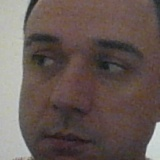
#> input picture images/face_img.jpg, 160 x 160 px
$ python -i process_dataset.py   (imports and definitions only)   (older library calls are emulated)
#> lines starting #> are read from the running program, lines starting #| are printed output that depends on the picture; after the words box and inside, x2 and y2 are one past the last pixel; in counts of white or black regions, pixels touching at a corner belong together
import json
import os
import random
from collections import Counter
from pathlib import Path

import cv2
import numpy as np

PROJECT_ROOT = Path(__file__).resolve().parent
CACHE_DIR = PROJECT_ROOT / "datasets"
DATASET_DIR = CACHE_DIR / "dataset_celeb_br"
PROCESSED_DIR = CACHE_DIR / "dataset_celeb_br_processed"
TRAIN_DIR = PROCESSED_DIR / "train"
VALIDATION_DIR = PROCESSED_DIR / "validation"
OUTPUT_DIR = PROJECT_ROOT / "results"

# [5 lines not run here, left out]

face_cascade = cv2.CascadeClassifier(str(PROJECT_ROOT.parent / "src/models/haarcascade_frontalface_default.xml"))
left_eye_cascade = cv2.CascadeClassifier(str(PROJECT_ROOT.parent / "src/models/haarcascade_lefteye_2splits.xml"))
right_eye_cascade = cv2.CascadeClassifier(str(PROJECT_ROOT.parent / "src/models/haarcascade_righteye_2splits.xml"))

# [6 lines not run here, left out]


# [5 lines left out: function normalize_map, not called in this run]


def normalize_display(image_float):
    display_image = cv2.normalize(image_float, None, 0, 255, cv2.NORM_MINMAX)
    return display_image.astype(np.uint8)


# [28 lines left out: functions load_metadata, resolve_path, is_dataset_processed, not called in this run]


IMAGE_SIZE = (128, 128)
FACE_SCALE = 1.1
FACE_NEIGHBORS = 5
FACE_MIN_SIZE = (30, 30)
EYE_SCALE = 1.05
EYE_NEIGHBORS = 3
EYE_MIN_SIZE = (8, 8)
EXPANSION_SCALE = 2.0  # Expande a janela do rosto de forma moderada
CLAHE_CLIP_LIMIT = 2.0
CLAHE_TILE_GRID = (8, 8)


def apply_clahe(image_gray: np.ndarray) -> np.ndarray:
    if image_gray.dtype != np.uint8:
        image_gray = np.clip(image_gray, 0, 255).astype(np.uint8)
    clahe = cv2.createCLAHE(clipLimit=CLAHE_CLIP_LIMIT, tileGridSize=CLAHE_TILE_GRID)
    return clahe.apply(image_gray)


def apply_elliptical_mask(image_gray: np.ndarray) -> np.ndarray:
    h, w = image_gray.shape
    mask = np.zeros_like(image_gray, dtype=np.uint8)
    axes = (int(w * 0.48), int(h * 0.48))
    center = (w // 2, h // 2)
    cv2.ellipse(mask, center, axes, 0, 0, 360, 255, -1)
    return cv2.bitwise_and(image_gray, image_gray, mask=mask)


def expand_bbox(x, y, w, h, image_shape, scale=EXPANSION_SCALE):
    cy, cx = image_shape[0] / 2.0, image_shape[1] / 2.0
    center_x = x + w / 2.0
    center_y = y + h / 2.0
    new_w = w * scale
    new_h = h * scale
    x1 = int(round(center_x - new_w / 2.0))
    y1 = int(round(center_y - new_h / 2.0))
    x2 = int(round(center_x + new_w / 2.0))
    y2 = int(round(center_y + new_h / 2.0))
    x1 = max(0, x1)
    y1 = max(0, y1)
    x2 = min(image_shape[1], x2)
    y2 = min(image_shape[0], y2)
    return x1, y1, x2 - x1, y2 - y1


def compute_edge_gradient(image_gray_uint8: np.ndarray) -> np.ndarray:
    sobel_x = cv2.Sobel(image_gray_uint8, cv2.CV_64F, 1, 0, ksize=3)
    sobel_y = cv2.Sobel(image_gray_uint8, cv2.CV_64F, 0, 1, ksize=3)
    gradient = np.sqrt(sobel_x ** 2 + sobel_y ** 2)
    gradient = np.clip(gradient, 0, 255).astype(np.uint8)
    return gradient


def process_image(image_path):
#> called with image_path = '../images/face_img.jpg'
    image_bgr = cv2.imread(str(image_path))
#> image_bgr is the input picture: shape (160, 160, 3); mean B, G, R 83.9, 88.6, 102.4
    if image_bgr is None:
        raise RuntimeError(f"Não foi possível ler a imagem: {image_path}")

    gray = cv2.cvtColor(image_bgr, cv2.COLOR_BGR2GRAY)
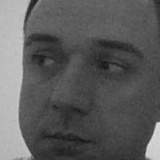
#> gray: shape (160, 160); min 20, max 221, mean 92.2
    faces = face_cascade.detectMultiScale(gray, scaleFactor=FACE_SCALE, minNeighbors=FACE_NEIGHBORS, minSize=FACE_MIN_SIZE)
#> faces = [[11, 8, 138, 138]]
    if len(faces) == 0:
        raise RuntimeError("Nenhuma face detectada")

    x, y, w, h = sorted(faces, key=lambda r: r[2] * r[3], reverse=True)[0]
#> x = 11; y = 8; w = 138; h = 138
    x, y, w, h = expand_bbox(x, y, w, h, gray.shape)
#> in expand_bbox, `center_x = x + w / 2.0`: center_x = 80
#> in expand_bbox, `center_y = y + h / 2.0`: center_y = 77
#> in expand_bbox, `new_w = w * scale`: new_w = 276
#> in expand_bbox, `x1 = int(round(center_x - new_w / 2.0))`: x1 = -58
#> in expand_bbox, `y1 = int(round(center_y - new_h / 2.0))`: y1 = -61
#> in expand_bbox, `x2 = int(round(center_x + new_w / 2.0))`: x2 = 218
#> in expand_bbox, `y2 = int(round(center_y + new_h / 2.0))`: y2 = 215
#> in expand_bbox, `x1 = max(0, x1)`: x1 = 0
#> in expand_bbox, `x2 = min(image_shape[1], x2)`: x2 = 160
#> x = 0; y = 0; w = 160; h = 160
    face_gray = gray[y : y + h, x : x + w]

    left_eyes = left_eye_cascade.detectMultiScale(face_gray, scaleFactor=EYE_SCALE, minNeighbors=EYE_NEIGHBORS, minSize=EYE_MIN_SIZE)
#> left_eyes = [[86, 31, 53, 53], [26, 30, 44, 44]]
    right_eyes = right_eye_cascade.detectMultiScale(face_gray, scaleFactor=EYE_SCALE, minNeighbors=EYE_NEIGHBORS, minSize=EYE_MIN_SIZE)
#> right_eyes = [[23, 31, 44, 44], [90, 32, 52, 52]]

    if len(left_eyes) and len(right_eyes):
        eyes = np.vstack((left_eyes, right_eyes))
#> eyes = [[86, 31, 53, 53], [26, 30, 44, 44], [23, 31, 44, 44], [90, 32, 52, 52]]
    elif len(left_eyes):
        eyes = left_eyes
    else:
        eyes = right_eyes

    if len(eyes) < 2:
        left_eyes_relaxed = left_eye_cascade.detectMultiScale(face_gray, scaleFactor=1.02, minNeighbors=2, minSize=(6, 6))
        right_eyes_relaxed = right_eye_cascade.detectMultiScale(face_gray, scaleFactor=1.02, minNeighbors=2, minSize=(6, 6))
        if len(left_eyes_relaxed) and len(right_eyes_relaxed):
            eyes = np.vstack((left_eyes_relaxed, right_eyes_relaxed))
        elif len(left_eyes_relaxed):
            eyes = left_eyes_relaxed
        elif len(right_eyes_relaxed):
            eyes = right_eyes_relaxed

    if len(eyes) >= 2:
        eyes = sorted(eyes, key=lambda e: int(e[0]))
#> eyes = [[23, 31, 44, 44], [26, 30, 44, 44], [86, 31, 53, 53], [90, 32, 52, 52]]
        eye1, eye2 = eyes[0], eyes[-1]
#> eye1 = [23, 31, 44, 44]; eye2 = [90, 32, 52, 52]
        eye_center1 = (eye1[0] + eye1[2] / 2.0, eye1[1] + eye1[3] / 2.0)
#> eye_center1 = (45, 53)
        eye_center2 = (eye2[0] + eye2[2] / 2.0, eye2[1] + eye2[3] / 2.0)
#> eye_center2 = (116, 58)

        dX = eye_center2[0] - eye_center1[0]
#> dX = 71
        dY = eye_center2[1] - eye_center1[1]
#> dY = 5
        angle = np.degrees(np.arctan2(dY, dX))
#> angle = 4.03
        dist = np.sqrt(dX**2 + dY**2)
#> dist = 71.18

        # Alinhamento Canônico (Proporções fixas no frame de destino)
        desired_dist = 0.25 * IMAGE_SIZE[0]  # Distância dos olhos = 25% da imagem para mais margem
        scale = desired_dist / dist if dist > 0 else 1.0
#> scale = 0.45

        eyes_center = ((eye_center1[0] + eye_center2[0]) / 2.0, (eye_center1[1] + eye_center2[1]) / 2.0)
#> eyes_center = (80.5, 55.5)
        M = cv2.getRotationMatrix2D(eyes_center, float(angle), scale)
#> M = [[0.448, 0.0316, 42.64], [-0.0316, 0.448, 33.15]]

        # Desloca o centro dos olhos para a posição padrão (x=50%, y=45%)
        tX = IMAGE_SIZE[1] * 0.5
        tY = IMAGE_SIZE[0] * 0.45
        M[0, 2] += (tX - eyes_center[0])
        M[1, 2] += (tY - eyes_center[1])

        face_gray = cv2.warpAffine(face_gray, M, (IMAGE_SIZE[1], IMAGE_SIZE[0]), flags=cv2.INTER_AREA)
    else:
        raise RuntimeError("Não foram encontrados dois olhos confiáveis para alinhamento")

    if face_gray.shape != IMAGE_SIZE:
        face_gray = cv2.resize(face_gray, (IMAGE_SIZE[1], IMAGE_SIZE[0]), interpolation=cv2.INTER_AREA)

    face_gray_uint8 = cv2.normalize(face_gray, None, 0, 255, cv2.NORM_MINMAX).astype(np.uint8)
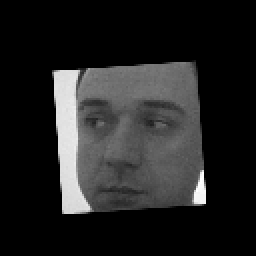
#> face_gray_uint8: shape (128, 128) (shown 2 times larger); min 0, max 255, mean 34.8
    face_gray_uint8 = apply_clahe(face_gray_uint8)
#> in apply_clahe, `return clahe.apply(image_gray)`:
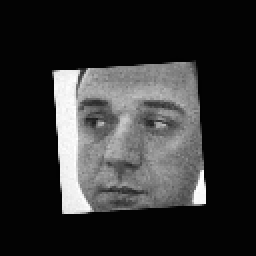
#> returned value: shape (128, 128) (shown 2 times larger); min 2, max 255, mean 47.8
    face_gray_uint8 = apply_elliptical_mask(face_gray_uint8)
#> in apply_elliptical_mask, `cv2.ellipse(mask, center, axes, 0, 0, 360, 255, -1)`:
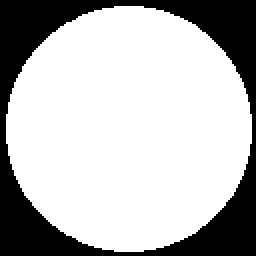
#> mask: shape (128, 128) (shown 2 times larger); 72.4% white; 1 black region, box (x1, y1, x2, y2) and area: (0, 0, 128, 128) 4515
    gradient_map = compute_edge_gradient(face_gray_uint8)
#> in compute_edge_gradient, `sobel_y = cv2.Sobel(image_gray_uint8, cv2.CV_64F, 0, 1, ksize=3)`:
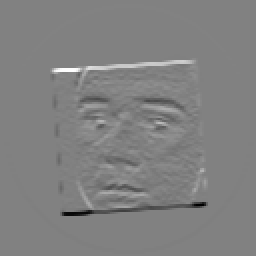
#> sobel_y: shape (128, 128) float64 (shown 2 times larger); min -971, max 948, mean 0; drawn with min black and max white
#> in compute_edge_gradient, `gradient = np.sqrt(sobel_x ** 2 + sobel_y ** 2)`:
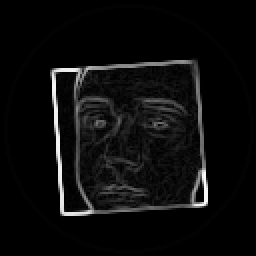
#> gradient: shape (128, 128) float64 (shown 2 times larger); min 0, max 1010.6, mean 50.2; drawn with min black and max white
#> in compute_edge_gradient, `gradient = np.clip(gradient, 0, 255).astype(np.uint8)`:
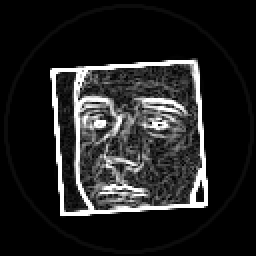
#> gradient: shape (128, 128) (shown 2 times larger); min 0, max 255, mean 35

    face_gray = face_gray_uint8.astype(np.float32) / 255.0
    gradient = gradient_map.astype(np.float32) / 255.0
    return np.concatenate([face_gray.flatten(), gradient.flatten()])


# [121 lines left out: function main, not called in this run]


# [2 lines not run here, left out]

>>> result = process_image('../images/face_img.jpg')
